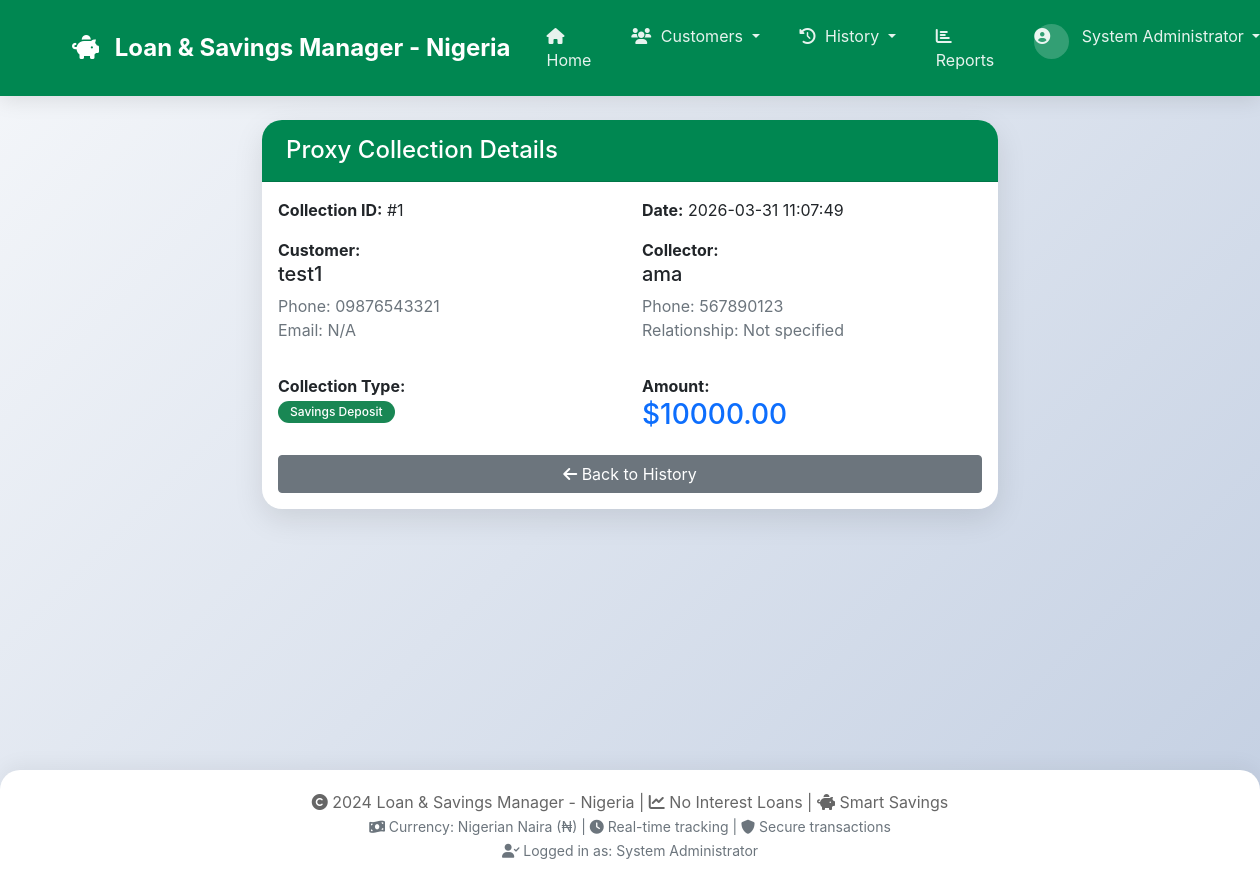
Screenshot of /proxy_collection/1 (signed in) with the database file from the repository.
### app.py (models this page shows, shortened)
class ProxyCollection(db.Model):
    id = db.Column(db.Integer, primary_key=True)
    customer_id = db.Column(db.Integer, db.ForeignKey('customer.id'), nullable=False)
    collector_name = db.Column(db.String(100), nullable=False)
    collector_phone = db.Column(db.String(20))
    collection_date = db.Column(db.DateTime, default=datetime.utcnow)
    collection_type = db.Column(db.String(20), nullable=False)  # loan or saving
    amount = db.Column(db.Float, nullable=False)
    reference_id = db.Column(db.Integer)
    relationship = db.Column(db.String(100))

class Customer(db.Model):
    id = db.Column(db.Integer, primary_key=True)
    name = db.Column(db.String(100), nullable=False)
    phone = db.Column(db.String(20), unique=True, nullable=False)
    email = db.Column(db.String(100))
    address = db.Column(db.String(200))
    registration_date = db.Column(db.DateTime, default=datetime.utcnow)
    is_active = db.Column(db.Boolean, default=True)
    savings = db.relationship('Saving', backref='customer', lazy=True, cascade='all, delete-orphan')
    loans = db.relationship('Loan', backref='customer', lazy=True, cascade='all, delete-orphan')
    proxy_collections = db.relationship('ProxyCollection', backref='customer', lazy=True)

### app.py (the view)
@app.route('/proxy_collection/<int:proxy_id>')
@login_required
def view_proxy_details(proxy_id):
    proxy = ProxyCollection.query.get_or_404(proxy_id)
    return render_template('proxy_details.html', proxy=proxy)

### app.py (called while the page is built)
def login_required(f):
    @wraps(f)
    def decorated_function(*args, **kwargs):
        if 'admin_id' not in session:
            flash('Please login to access this page', 'warning')
            return redirect(url_for('login'))
        return f(*args, **kwargs)
    return decorated_function

### templates/proxy_details.html
{% extends "base.html" %}
{% block content %}
<div class="row">
    <div class="col-md-8 mx-auto">
        <div class="card">
            <div class="card-header">
                <h4>Proxy Collection Details</h4>
            </div>
            <div class="card-body">
                <div class="row mb-3">
                    <div class="col-md-6">
                        <strong>Collection ID:</strong> #{{ proxy.id }}
                    </div>
                    <div class="col-md-6">
                        <strong>Date:</strong> {{ proxy.collection_date.strftime('%Y-%m-%d %H:%M:%S') }}
                    </div>
                </div>
                <div class="row mb-3">
                    <div class="col-md-6">
                        <strong>Customer:</strong><br>
                        <h5>{{ proxy.customer.name }}</h5>
                        <p class="text-muted">Phone: {{ proxy.customer.phone }}<br>
                        Email: {{ proxy.customer.email or 'N/A' }}</p>
                    </div>
                    <div class="col-md-6">
                        <strong>Collector:</strong><br>
                        <h5>{{ proxy.collector_name }}</h5>
                        <p class="text-muted">Phone: {{ proxy.collector_phone or 'N/A' }}<br>
                        Relationship: {{ proxy.relationship or 'Not specified' }}</p>
                    </div>
                </div>
                <div class="row mb-3">
                    <div class="col-md-6">
                        <strong>Collection Type:</strong><br>
                        {% if proxy.collection_type == 'loan' %}
                            <span class="badge bg-primary">Loan Payment</span>
                        {% else %}
                            <span class="badge bg-success">Savings Deposit</span>
                        {% endif %}
                    </div>
                    <div class="col-md-6">
                        <strong>Amount:</strong><br>
                        <h3 class="text-primary">${{ "%.2f"|format(proxy.amount) }}</h3>
                    </div>
                </div>
                <div class="d-grid gap-2">
                    <a href="{{ url_for('proxy_history') }}" class="btn btn-secondary">
                        <i class="fas fa-arrow-left"></i> Back to History
                    </a>
                </div>
            </div>
        </div>
    </div>
</div>
{% endblock %}

### templates/base.html (style rules this page uses)
:root { --primary-gradient: linear-gradient(135deg, #008751 0%, #008751 100%); --secondary-gradient: linear-gradient(135deg, #f093fb 0%, #f5576c 100%); --success-gradient: linear-gradient(135deg, #11998e 0%, #38ef7d 100%); --info-gradient: linear-gradient(135deg, #4facfe 0%, #00f2fe 100%); --warning-gradient: linear-gradient(135deg, #f6d365 0%, #fda085 100%); }
* { margin: 0; padding: 0; box-sizing: border-box; }
body { background: linear-gradient(135deg, #f5f7fa 0%, #c3cfe2 100%); min-height: 100vh; font-family: -apple-system, BlinkMacSystemFont, "Segoe UI", Roboto, "Helvetica Neue", Arial, sans-serif; }
.card { border: none; border-radius: 20px; box-shadow: 0 10px 30px rgba(0,0,0,0.1); transition: transform 0.3s, box-shadow 0.3s; background: white; margin-bottom: 20px; }
.card-header { background: linear-gradient(135deg, #008751 0%, #008751 100%); color: white; border-radius: 20px 20px 0 0 !important; padding: 1rem 1.5rem; font-weight: bold; }
.card-header h4, .card-header h5 { margin: 0; color: white; }
.badge { padding: 5px 12px; border-radius: 20px; font-weight: 500; }

### rows the page displays
ProxyCollection: id "1", collection_date "2026-03-31 11:07:49", collector_name "ama", collector_phone "567890123", relationship "Not specified", amount "10000.00"
Customer: customer.name "test1", customer.phone "09876543321", customer "N/A"

### other values shown
{{ session.get('admin_name', session.get('admin_username', 'Admin')) }} "System Administrator"
{{ session.get('admin_name', session.get('admin_username')) }} "System Administrator"
